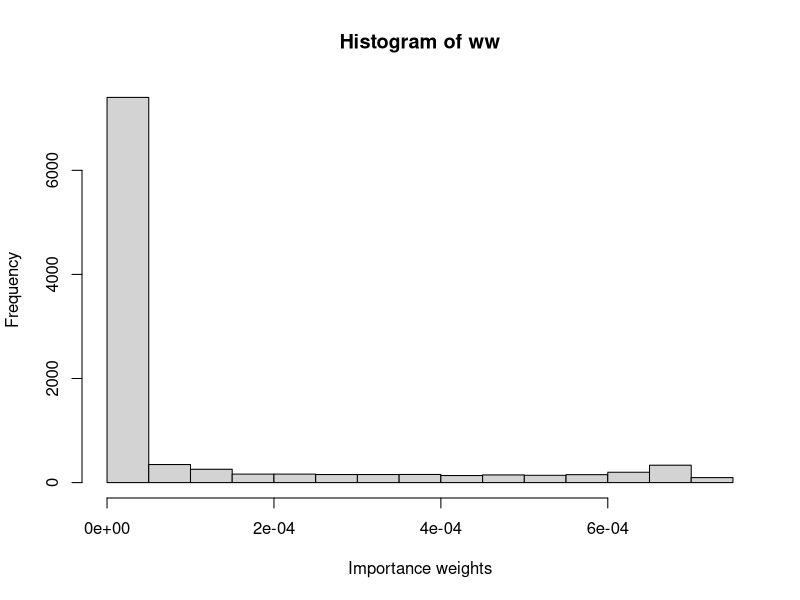
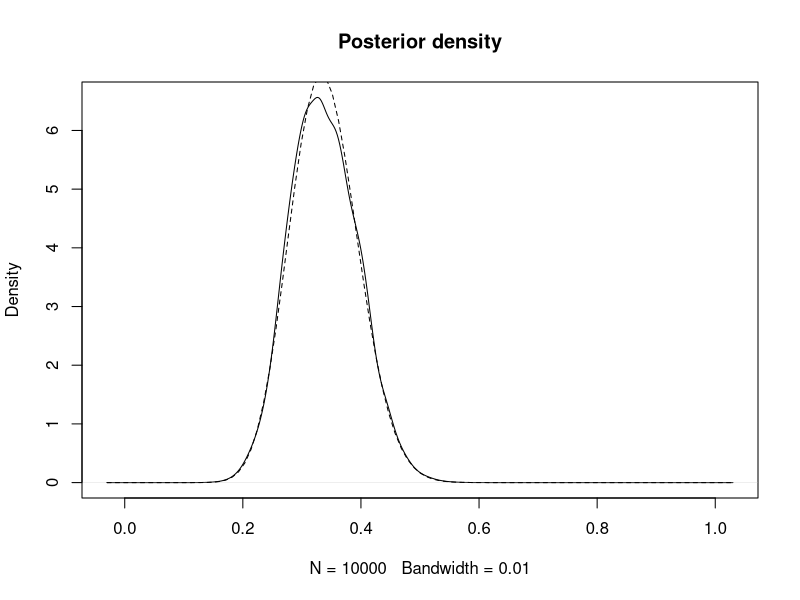
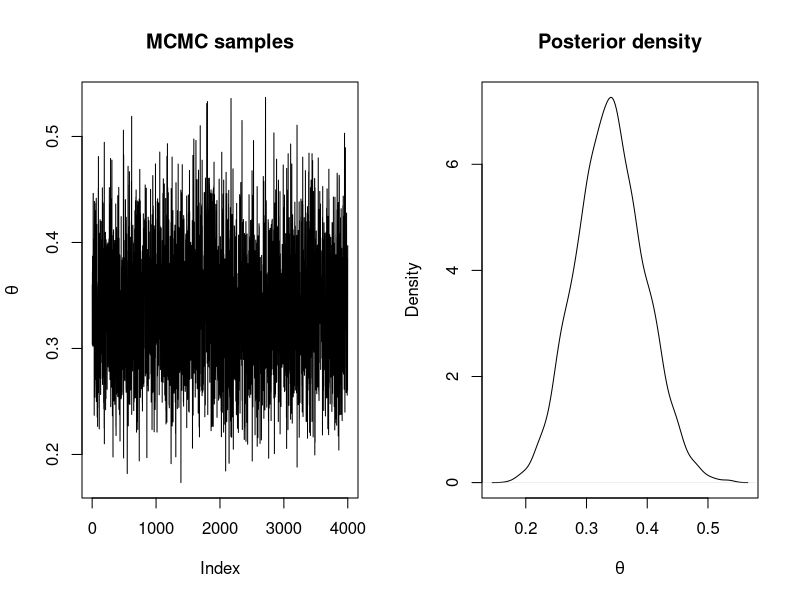
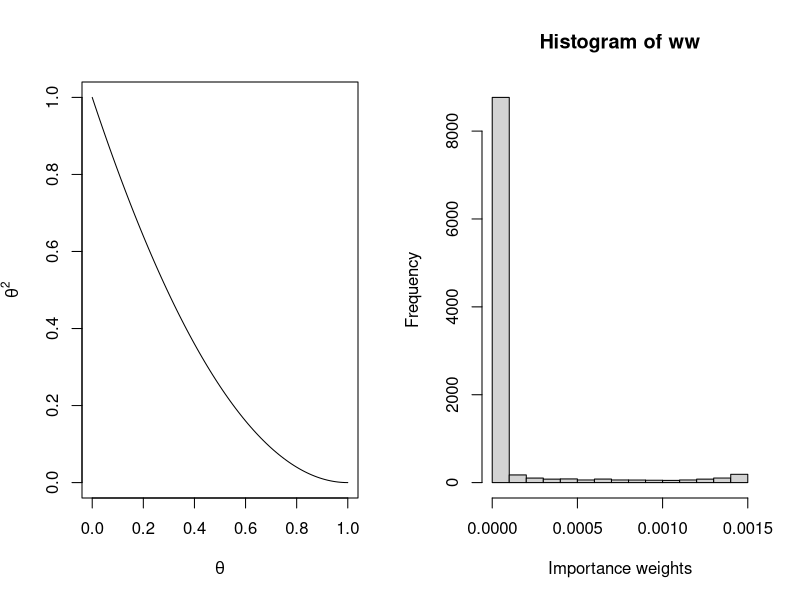
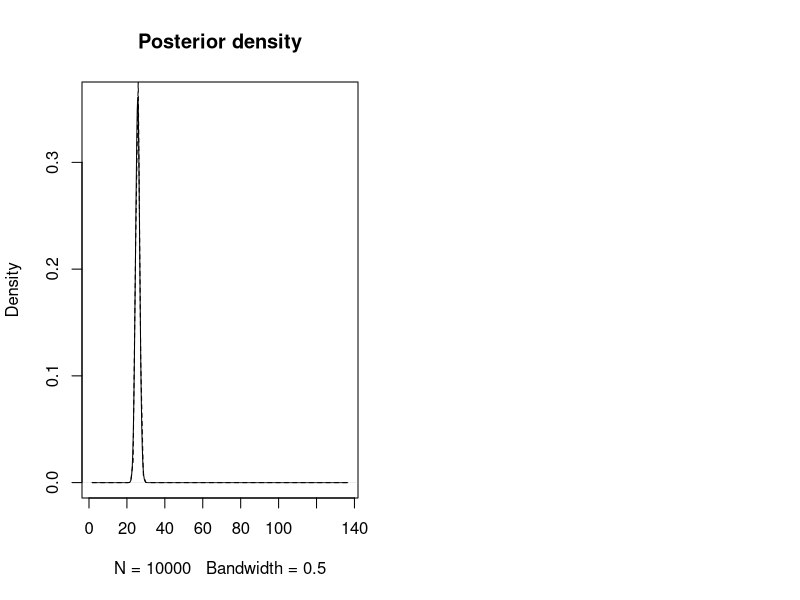
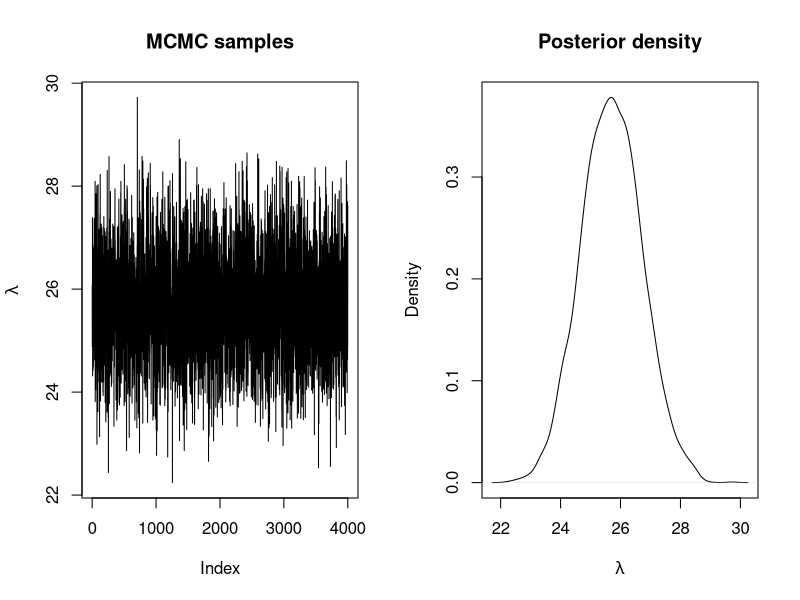
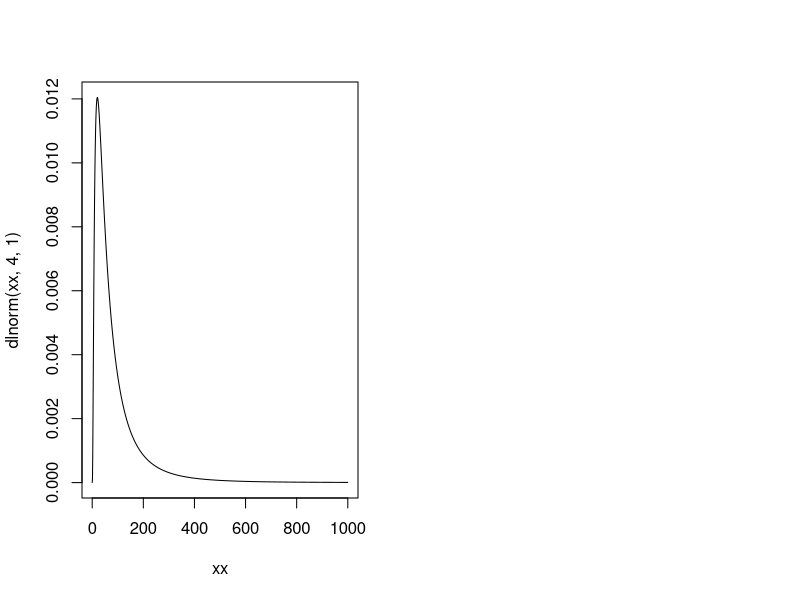

These figures' R source, in order:
## ---- chunk 1
data <- data.frame(MMs = c(20, 22, 24), red = c(5, 8, 9))
## ---- chunk 2
n_simulations <- 10000
set.seed(12)
theta_sim <- runif(n_simulations)
## ---- chunk 3
# Log-Likelihood (for each value of theta_sim)
loglik_binom <- sapply(theta_sim, function(THETA) {
  sum(dbinom(data$red, data$MMs, THETA, log = TRUE))
})

# Log-weights: log-lik + log-prior - log-sampling_ditr
log_ww <- loglik_binom + dbeta(theta_sim, 1, 1, log = TRUE) - log(1)

# Re-scale weights to sum up to one
log_ww <- log_ww - max(log_ww)
ww <- exp(log_ww)
ww <- ww / sum(ww)

## ---- chunk 4
hist(ww, xlab = "Importance weights")
## ---- chunk 5
# Posterior mean
post_mean <- sum(theta_sim * ww)
post_mean 

# Posterior variance
post_var <- sum(theta_sim^2 * ww)- post_mean^2
post_var
## ---- chunk 6
plot(density(theta_sim, weights = ww, bw = 0.01), main = "Posterior density")
curve(dbeta(x, sum(data$red) + 1, sum(data$MMs) -sum(data$red) + 1), lty = 2, add = TRUE)
## ---- chunk 7
#Proposal distribution: sampling
rq <- function() {
  runif(1)
}

#Proposal distribution: log-density
logdq <- function(x) {
  dunif(x, log = TRUE)
}

#Prior distribution: Beta(1, 1)
logprior <- function(theta) {
  dbeta(theta, 1, 1, log = TRUE)
}

#Log-Likelihood
loglik <- function(y, theta, N) {
   res <- sum(dbinom(y, N, theta, log = TRUE)) 
}
## ---- chunk 8
#Number of iterations
n.iter <- 40500

#Simulations of the parameter
theta <- rep(NA, n.iter)

#Initial value
theta[1] <- 0.5

#Data
y <- data$red
N <- data$MMs

for(i in 2:n.iter) {
  new.theta <- rq()

  #Log-Acceptance probability
  logacc.prob <- loglik(y, new.theta, N) + logprior(new.theta) + logdq(theta[i - 1])
  logacc.prob <- logacc.prob - loglik(y, theta[i - 1], N) - logprior(theta[i - 1]) - 
    logdq(new.theta)
  logacc.prob <- min(0, logacc.prob) # Note that 0 = log(1)

  if(log(runif(1)) < logacc.prob) {
    #Accept
    theta[i] <- new.theta
  } else {
    #Reject
    theta[i] <- theta[i - 1]
  }
}
## ---- chunk 9
#Remove burn-in
theta <- theta[-c(1:500)]

#Thinning
theta <- theta[seq(1, length(theta), by = 10)]

#Summary statistics
summary(theta)

par(mfrow = c(1, 2))
plot(theta, type = "l", main = "MCMC samples", ylab = expression(theta))
plot(density(theta), main = "Posterior density", xlab = expression(theta))
## ---- chunk 10
xx <- seq(0, 1, by = 0.01)
plot(xx, (1 - xx)^2, type = "l", xlab = expression(theta),
  ylab = expression(theta^2))
## ---- chunk 11
data <- data.frame(Us = c(25, 29, 27, 27, 25, 27, 22, 26, 27, 29, 23, 28, 25,
  24, 22, 25, 23, 29, 23, 28, 21, 29, 28, 23, 28))
y <- data$Us
## ---- chunk 12
n_simulations <- 10000
set.seed(1)
lambda_sim <- rlnorm(n_simulations, 3, 0.5)
## ---- chunk 13
# Log-Likelihood (for each value of lambda_sim)
loglik_pois <- sapply(lambda_sim, function(LAMBDA) {
  sum(dpois(data$Us, LAMBDA, log = TRUE))
})

# Log-weights: log-lik + log-prior - log-sampling_ditr
log_ww <- loglik_pois + dgamma(lambda_sim, 0.01, 0.01, log = TRUE) - dlnorm(lambda_sim, 3, 0.5)

# Re-scale weights to sum up to one
log_ww <- log_ww - max(log_ww)
ww <- exp(log_ww)
ww <- ww / sum(ww)

## ---- chunk 14
hist(ww, xlab = "Importance weights")
## ---- chunk 15
# Posterior mean
post_mean <- sum(lambda_sim * ww)
post_mean

# Posterior variance
post_var <- sum(lambda_sim^2 * ww)- post_mean^2
post_var
## ---- chunk 16
plot(density(lambda_sim, weights = ww, bw = 0.5) , main = "Posterior density")
curve(dgamma(x, sum(data$Us) + 0.01, length(data$Us) + 0.01), lty = 2, add = TRUE)
## ---- chunk 17
#Proposal distribution: sampling
rq <- function(lambda) {
  rlnorm(1, meanlog = log(lambda), sdlog = sqrt(1 / 100))
}

#Proposal distribution: log-density
logdq <- function(new.lambda, lambda) {
  dlnorm(new.lambda, meanlog = log(lambda), sdlog = sqrt(1 / 100), log = TRUE)
}

#Prior distribution: Ga(0.01, 0.01)
logprior <- function(lambda) {
  dgamma(lambda, 0.01, 0.01, log = TRUE)
}

#LogLikelihood
loglik <- function(y, lambda) {
   res <- sum(dpois(y, lambda, log = TRUE)) 
}
## ---- chunk 18
#Number of iterations
n.iter <- 40500

#Simulations of the parameter
lambda <- rep(NA, n.iter)

#Initial value
lambda[1] <- 30

for(i in 2:n.iter) {
  new.lambda <- rq(lambda[i - 1])
  
  #Log-Acceptance probability
  logacc.prob <- loglik(y, new.lambda) + logprior(new.lambda) +
    logdq(lambda[i - 1], new.lambda)
  logacc.prob <- logacc.prob - loglik(y, lambda[i - 1]) - logprior(lambda[i - 1]) - 
    logdq(new.lambda, lambda[i - 1])
  logacc.prob <- min(0, logacc.prob)#0 = log(1)
  
  if(log(runif(1)) < logacc.prob) {
    #Accept
    lambda[i] <- new.lambda
  } else {
    #Reject
    lambda[i] <- lambda[i - 1]
  }
}
## ---- chunk 19
#Remove burn-in
lambda <- lambda[-c(1:500)]

#Thinning
lambda <- lambda[seq(1, length(lambda), by = 10)]

#Summary statistics
summary(lambda)

par(mfrow = c(1, 2))
plot(lambda, type = "l", main = "MCMC samples", ylab = expression(lambda))
plot(density(lambda), main = "Posterior density", xlab = expression(lambda))
## ---- chunk 20
xx <- seq(0, 1000, by = 1)
plot(xx, dlnorm(xx, 4, 1), type = "l")
